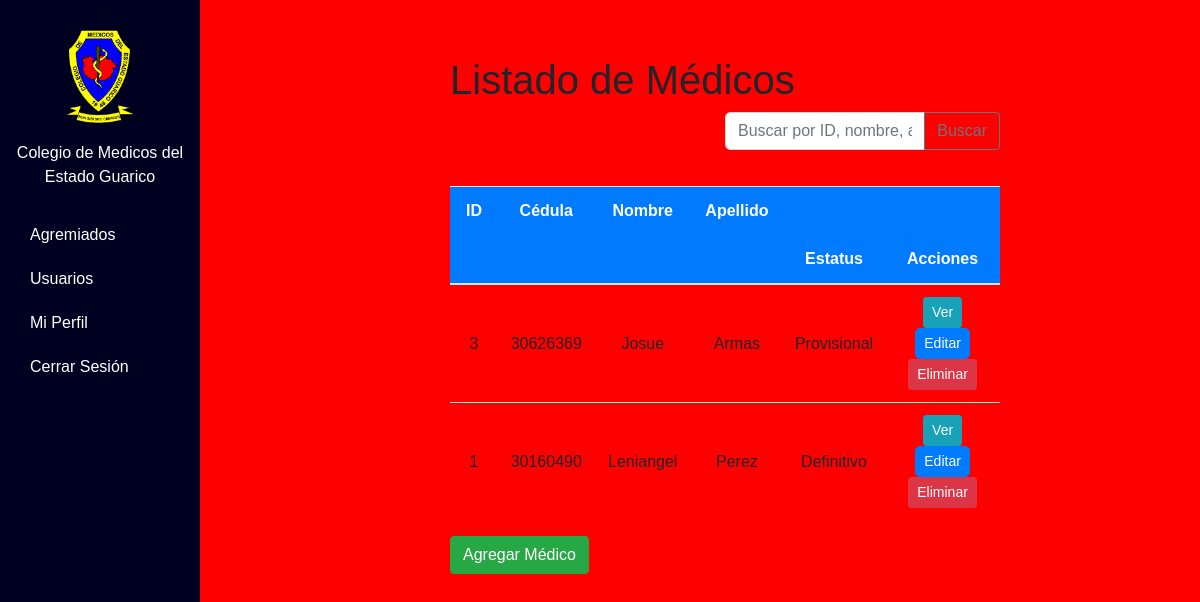
The app's page /agremiados/members.php (signed in) with its own data.
### tables this page shows
CREATE TABLE `medicos` (
  `id` int(11) NOT NULL,
  `cedula` varchar(20) NOT NULL,
  `nombre` varchar(50) NOT NULL,
  `apellido` varchar(50) NOT NULL,
  `estatus` enum('Definitivo','Provisional') NOT NULL
);

### agremiados/members.php (the view, shortened to what this page needs)
<?php
require '../includes/db.php';
$sort = isset($_GET['sort']) ? $_GET['sort'] : 'id';
$order = isset($_GET['order']) && $_GET['order'] === 'asc' ? 'asc' : 'desc';
$sql = "SELECT * FROM medicos ORDER BY $sort $order";
$stmt = $pdo->query($sql);
$medicos = $stmt->fetchAll();
?>
<!DOCTYPE html>
<html lang="en">
<head>
    <link rel="stylesheet" href="https://stackpath.bootstrapcdn.com/bootstrap/4.5.2/css/bootstrap.min.css">
    <link rel="stylesheet" href="../assets/css/styles.css">
</head>
<body>
    <?php include '../includes/sidebar.php'; ?>
    <div class="content">
        <h1>Listado de Médicos</h1>
        <form id="searchForm">
            <div class="input-group mb-3">
                <input type="text" id="search" name="search" class="form-control" placeholder="Buscar por ID, nombre, apellido o cédula">
                <div class="input-group-append">
                    <button class="btn btn-outline-secondary" type="submit">Buscar</button>
                </div>
            </div>
        </form>
        <div class="table-responsive">
            <table class="table">
                <thead>
                    <tr>
                        <th>
                            ID
                            <span class="sort-icons">
                                <a href="?sort=id&order=asc">&#9650;</a>
                                <a href="?sort=id&order=desc">&#9660;</a>
                            </span>
                        </th>
                        <th>
                            Cédula
                            <span class="sort-icons">
                                <a href="?sort=cedula&order=asc">&#9650;</a>
                                <a href="?sort=cedula&order=desc">&#9660;</a>
                            </span>
                        </th>
                        <th>
                            Nombre
                            <span class="sort-icons">
                                <a href="?sort=nombre&order=asc">&#9650;</a>
                                <a href="?sort=nombre&order=desc">&#9660;</a>
                            </span>
                        </th>
                        <th>
                            Apellido
                            <span class="sort-icons">
                                <a href="?sort=apellido&order=asc">&#9650;</a>
                                <a href="?sort=apellido&order=desc">&#9660;</a>
                            </span>
                        </th>
                        <th>Estatus</th>
                        <th>Acciones</th>
                    </tr>
                </thead>
                <tbody id="medicosTable">
                    <?php foreach ($medicos as $medico): ?>
                    <tr>
                        <td><?= $medico['id'] ?></td>
                        <td><?= $medico['cedula'] ?></td>
                        <td><?= $medico['nombre'] ?></td>
                        <td><?= $medico['apellido'] ?></td>
                        <td><?= $medico['estatus'] ?></td>
                        <td>
                            <a href="view_medico.php?id=<?= $medico['id'] ?>" class="btn btn-info btn-sm">Ver</a>
                            <?php if ($_SESSION['rol'] === 'admin'): ?>
                                <a href="edit_medico.php?id=<?= $medico['id'] ?>" class="btn btn-primary btn-sm">Editar</a>
                            <?php endif; ?>
                            <?php if ($_SESSION['rol'] === 'admin'): ?>
                                <a href="delete_medico.php?id=<?= $medico['id'] ?>" class="btn btn-danger btn-sm" onclick="return confirm('¿Estás seguro de que quieres eliminar este médico?')">Eliminar</a>
                            <?php endif; ?>
                        </td>
                    </tr>
                    <?php endforeach; ?>
                </tbody>
            </table>
        </div>
        <?php if ($_SESSION['rol'] === 'admin'): ?>
            <a href="create_medico.php" class="btn btn-success">Agregar Médico</a>
        <?php endif; ?>
    </div>
</body>
</html>

### assets/css/styles.css (style rules this page uses)
* { margin: 0; padding: 0; box-sizing: border-box; }
body { font-family: 'Arial', sans-serif; background-color: #f8f9fa; }
.form-control { border-radius: 5px; }
.btn-primary { background-color: #007bff; border-color: #007bff; border-radius: 5px; }
body { width: 50%; background-color: red !important; }
.table { margin-top: 20px; }
.table th, .table td { text-align: center; vertical-align: middle; }
.table th { background-color: #007bff; color: #fff; }

### agremiados/members.php (style rules this page uses)
body { margin-top: 3% !important; width: 70%; margin: 0 auto; display: flex; }
.content { margin-left: 250px; flex-grow: 1; padding: 20px; }
#searchForm { width: 50%; margin-left:50%; }
.sort-icons { display: inline-block; width: 20px; text-align: center; cursor: pointer; }

### records on screen
medicos: id "3", cedula "30626369", nombre "Josue", apellido "Armas", estatus "Provisional"
medicos: id "1", cedula "30160490", nombre "Leniangel", apellido "Perez", estatus "Definitivo"
